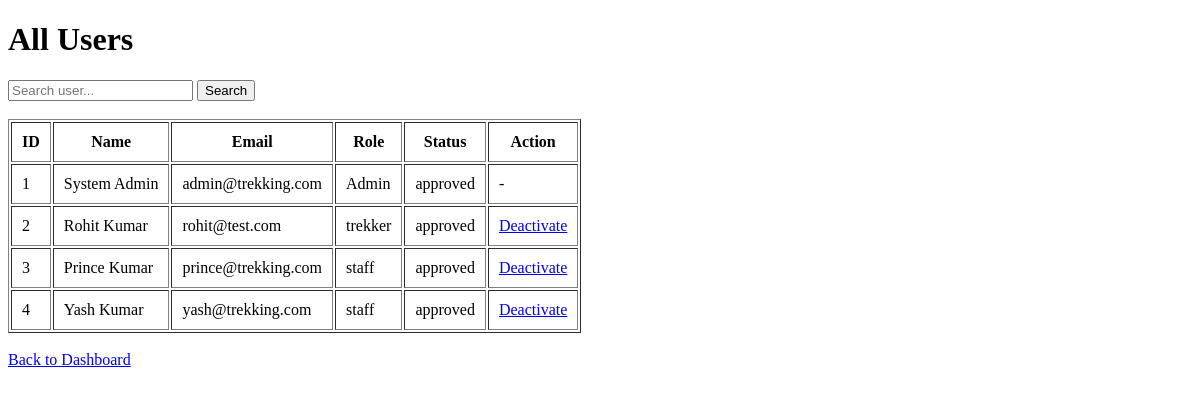
Before: /admin/users with the older database file.
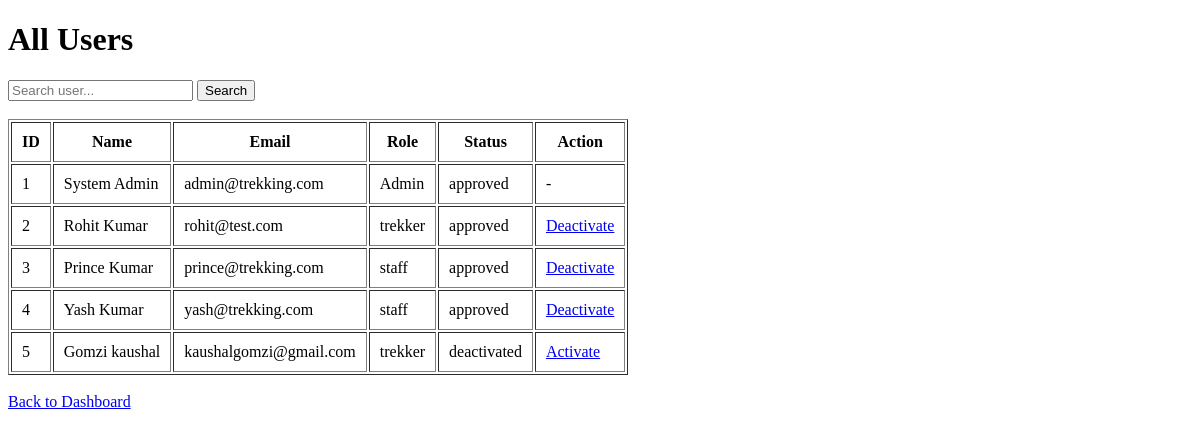
After: the same page with the newer database file.
### models/models.py (models this page shows)
class User(db.Model):
    __tablename__ = "users"
    id = db.Column(db.Integer, primary_key=True)
    full_name = db.Column(db.String(100), nullable=False)
    email = db.Column(db.String(120), unique=True, nullable=False)
    password = db.Column(db.String(255), nullable=False)
    role = db.Column(db.String(20), nullable=False)
    status = db.Column(
    db.String(20),
    default="approved"
    )
    created_at = db.Column(db.DateTime, default=datetime.utcnow)
    bookings = db.relationship(
        "Booking",
        backref="user",
        lazy=True
    )
    assigned_treks = db.relationship(
    "Trek",
    foreign_keys="Trek.assigned_staff_id",
    backref="assigned_staff",
    lazy=True
    )

### controllers/auth.py (the view)
@auth.route("/admin/users")
def view_users():
    search = request.args.get("search")
    if search:
        users = User.query.filter(
            or_(
                User.full_name.ilike(f"%{search}%"),
                User.email.ilike(f"%{search}%"),
                User.id.cast(db.String).ilike(f"%{search}%")
            )
        ).all()
    else:
        users = User.query.all()
    return render_template(
        "view_users.html",
        users=users
    )

### templates/view_users.html (shortened to what this page needs)
<!DOCTYPE html>
<html>
<head>
</head>
<body>
<h1>All Users</h1>
<form method="GET">
    <input
        type="text"
        name="search"
        placeholder="Search user..."
    >
    <input
        type="submit"
        value="Search"
    >
</form>
<br>
<table border="1" cellpadding="10">
<tr>
    <th>ID</th>
    <th>Name</th>
    <th>Email</th>
    <th>Role</th>
    <th>Status</th>
    <th>Action</th>
</tr>
{% for user in users %}
<tr>
<td>{{ user.id }}</td>
<td>{{ user.full_name }}</td>
<td>{{ user.email }}</td>
<td>{{ user.role }}</td>
<td>{{ user.status }}</td>
<td>
{% if user.role == "Admin" %}
-
{% elif user.status == "approved" %}
<a href="/admin/deactivate_user/{{ user.id }}">
    Deactivate
</a>
{% else %}
<a href="/admin/activate_user/{{ user.id }}">
    Activate
</a>
{% endif %}
</td>
</tr>
{% endfor %}
</table>
<br>
<a href="/admin/dashboard">Back to Dashboard</a>
</body>
</html>

Changed rows visible on the page:
added User: id "5", full_name "Gomzi kaushal", email "kaushalgomzi@gmail.com", role "trekker", status "deactivated"
